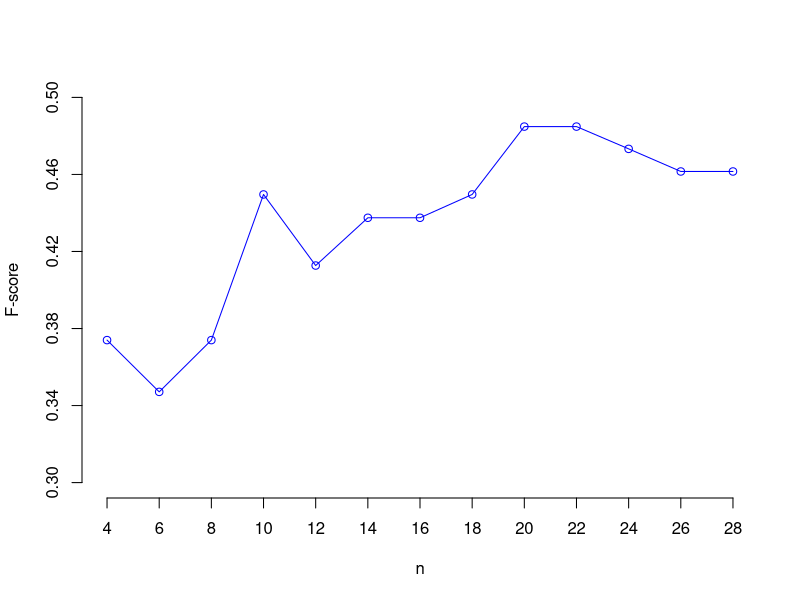

Generate this figure with R:
pdf("n.pdf", width=6, height=4)

# Define 2 vectors
acc <- c(0.373984,
         0.347107,
         0.373984,
         0.449612,
         0.412698,
         0.437500,
         0.437500,
         0.449612,
         0.484848,
         0.484848,
         0.473282,
         0.461538,
         0.461538)


# Graph cars using a y axis that ranges from 0 to 12
plot(acc, type="o", col="blue", ylim=c(0.3,0.5), axes=FALSE, ann=FALSE)


axis(1, at=1:13, lab=2*2:14)
axis(2, at=0.3+(0.04*0:5))

title(xlab="n")
title(ylab="F-score")

dev.off()
